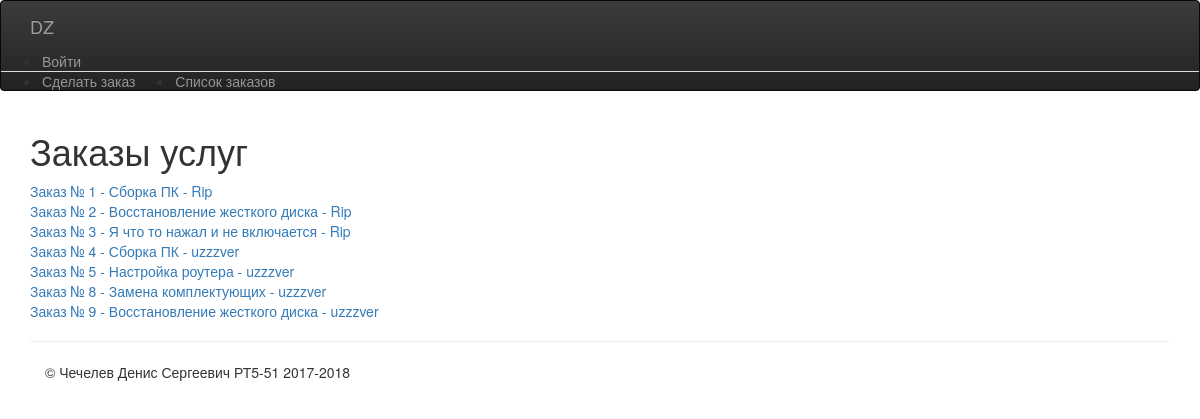
The app's page /allorders/ with its own data.
### loginsys/models.py (models this page shows)
class UserService(models.Model):
    id = models.AutoField(primary_key=True)
    user = models.ForeignKey(User, on_delete=models.CASCADE)
    service = models.ForeignKey(Service, on_delete=models.CASCADE)
    description = models.CharField(max_length=255, default="no desc")
    desc_picture = models.ImageField(default='order/images/333.png', upload_to='order/images')

class Service(models.Model):
    id = models.AutoField(primary_key=True)
    title = models.TextField(max_length=30)
    users = models.ManyToManyField(User, through='UserService')
    price = models.IntegerField(default=500)
    picture = models.ImageField(default='order/images/333.png', upload_to='order/images')
    def __str__(self):
        return self.title

### Lab5_App/views.py (the view, shortened to what this page needs)
# urls.py: url(r'^allorders/', AllOrders.as_view()),
class AllOrders(ListView):
    form_class = UserServiceForm
    model = UserService
    template_name = "allorders.html"
    def get_context_data(self, **kwargs):
        context = super().get_context_data(**kwargs)
        context['title'] = UserService.objects.all()
        return context

### templates/allorders.html (shortened to what this page needs)
{% extends 'base.html' %}
{% block header %}<h1 class="text-left">Заказы услуг</h1>{% endblock %}
{% block body %}
<div id="body" style="text-align: left">
    {% if object_list %}
            <table id="services">
                <div class="service">
                    {% for order in object_list %}
                        <a href="/allorders/{{ order.id }}" class="course-element">
                            <span class="service-title">Заказ № {{ order.id }} - {{ order.service }} - {{ order.user }}</span><br>
                        </a>
                    {% endfor %}
                </div>
            </table>
    {% endif %}
{% endblock %}

### records on screen
UserService: id "1", service "Сборка ПК", user "Rip"
UserService: id "2", service "Восстановление жесткого диска", user "Rip"
UserService: id "3", service "Я что то нажал и не включается", user "Rip"
UserService: id "4", service "Сборка ПК", user "uzzzver"
UserService: id "5", service "Настройка роутера", user "uzzzver"
UserService: id "8", service "Замена комплектующих", user "uzzzver"
UserService: id "9", service "Восстановление жесткого диска", user "uzzzver"
